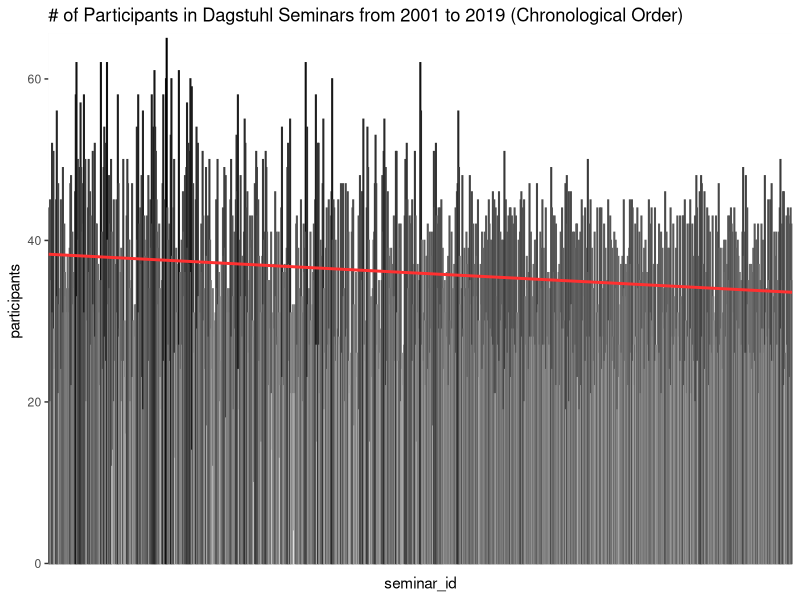
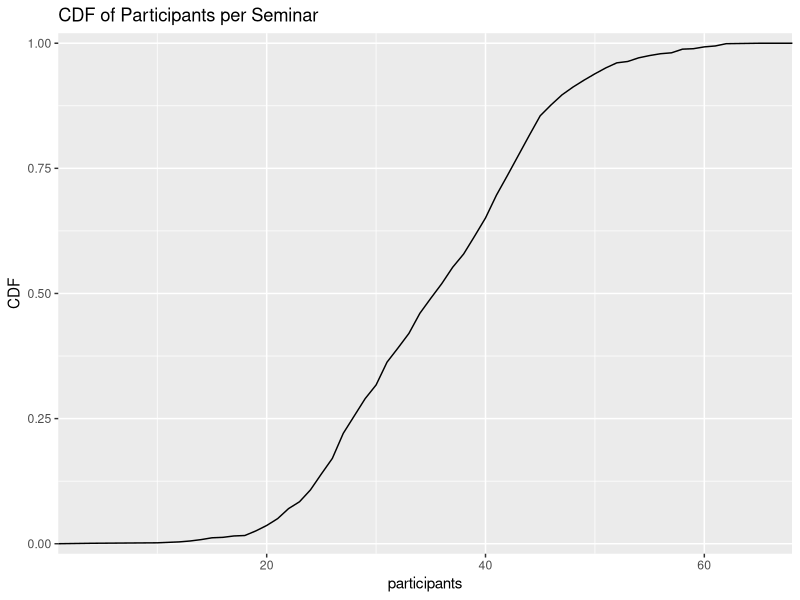
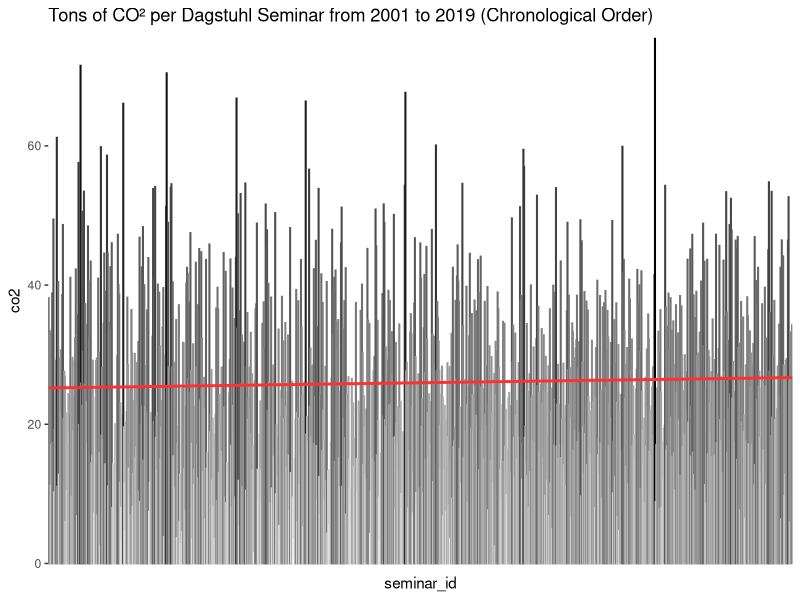
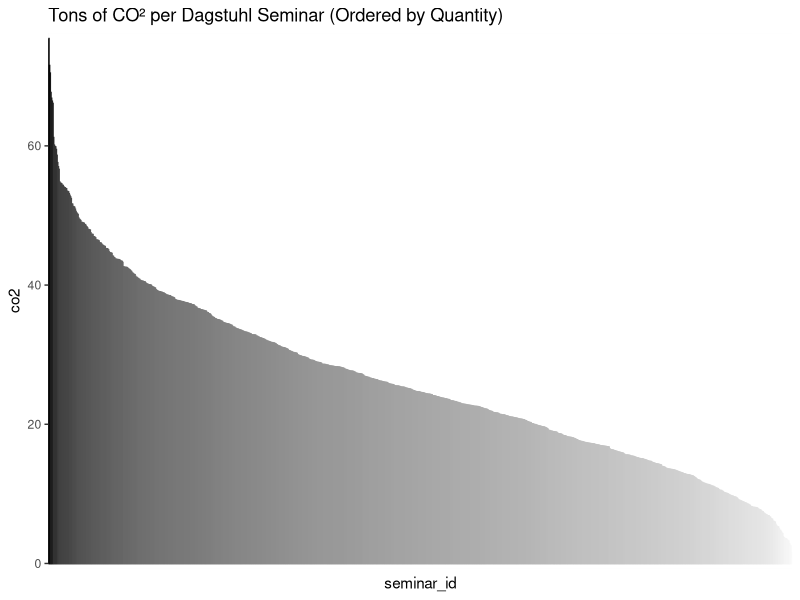

Source code (R) for these figures, in order:
library(data.table)
library(ggplot2)
library(RColorBrewer)
library(dplyr)
#setwd("~/Documents/dagstuhl/dagstuhl_analysis")

# import data and convert to data tables
co2 <- read.csv("./csvs/co2.csv")
co2_dt <- as.data.table(co2)
participants <- read.csv("./csvs/participants.csv")
participants_dt <- as.data.table(participants)
seminars <- read.csv("./csvs/seminars.csv")
seminars_dt <- as.data.table(seminars)

# participants per seminar
x <- participants_dt[, nrow(.SD), by=seminar_id]
setnames(x, "V1", "participants")
x <- merge(x, seminars_dt[, c("seminar_id", "year")], all.x = TRUE)
x[, seminar_id := paste("seminar", formatC(seminar_id, width=5, flag="0"), sep=" ")]

# chronological
ggplot(x, aes(seminar_id, participants)) +
  geom_bar(aes(colour = participants), stat = "identity", show.legend = FALSE) +
  theme(axis.text.x=element_blank(),
        axis.ticks.x=element_blank()) +
  ggtitle(label = "# of Participants in Dagstuhl Seminars from 2001 to 2019 (Chronological Order)") +
  scale_colour_gradient(low = "white", high = "black") +
  geom_smooth(data=x %>% group_by(seminar_id) %>% summarise(participants=sum(participants)),
              aes(x = seminar_id, y = participants, group=1),
              method = "lm", se= FALSE, color = "firebrick1", size = 1) +
  scale_y_continuous(expand = c(0.01,0.01))

# CDF
ggplot(x, aes(participants)) +
  geom_line(aes(y=..y..), stat="ecdf") +
  ggtitle("CDF of Participants per Seminar") +
  ylab("CDF") +
  scale_y_continuous(expand = c(0.01,0.01))

# co2 tons per seminar
y <- merge(participants_dt[, c("seminar_id", "country")], co2_dt, all.x=TRUE)
y <- merge(y, seminars_dt[, c("seminar_id", "year")], by.x="seminar_id", by.y="seminar_id", all.x=TRUE)
y$country <- NULL
y <- y[, .(co2=sum(tons)), by=seminar_id]
y[, seminar_id := paste("seminar", formatC(seminar_id, width=5, flag="0"), sep=" ")]

# chronological
ggplot(y, aes(seminar_id, co2)) +
  geom_bar(aes(colour = co2), stat = "identity", show.legend = FALSE) +
  theme(axis.text.x=element_blank(),
        axis.ticks.x=element_blank()) +
  ggtitle(label = "Tons of CO² per Dagstuhl Seminar from 2001 to 2019 (Chronological Order)") +
  scale_colour_gradient(low = "white", high = "black") +
  geom_smooth(data=y %>% group_by(seminar_id) %>% summarise(co2=sum(co2)),
              aes(x = seminar_id, y = co2, group=1),
              method = "lm", se= FALSE, color = "firebrick1", size = 1) +
  scale_y_continuous(expand = c(0.01,0.01))

# by co2 tons
ggplot(y, aes(reorder(seminar_id, -co2), co2)) +
  geom_bar(aes(colour = co2), stat = "identity", show.legend = FALSE) +
  theme(axis.text.x=element_blank(),
        axis.ticks.x=element_blank()) +
  ggtitle(label = "Tons of CO² per Dagstuhl Seminar (Ordered by Quantity)") +
  scale_colour_gradient(low = "white", high = "black") +
  xlab("seminar_id") +
  scale_y_continuous(expand = c(0.01,0.01))
